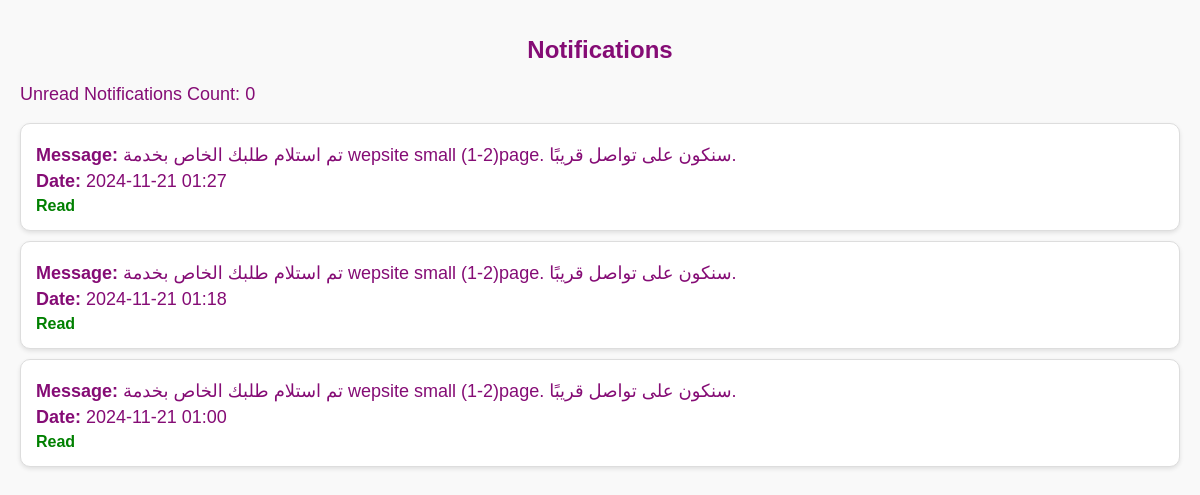
The page /services/notifications/ (signed in) on the database its author committed.
### services/models.py (models this page shows, shortened)
class Notification(models.Model):
    user = models.ForeignKey(
        settings.AUTH_USER_MODEL,  # الإشارة إلى موديل المستخدم
        on_delete=models.CASCADE,
        related_name="notifications"
    )
    message = models.TextField()
    is_read = models.BooleanField(default=False)
    created_at = models.DateTimeField(auto_now_add=True)

### services/views.py (the view)
# urls.py: path("notifications/", views.notifications_view, name="notifications"),
def notifications_view(request):
    notifications = Notification.objects.filter(user=request.user).order_by("-created_at")
    notifications.update(is_read=True)
    notifications_count = Notification.objects.filter(user=request.user, is_read=False).count()
    return render(request, "services/notifications.html", {
        "notifications": notifications,
        "notifications_count": notifications_count,
    })

### services/templates/services/notifications.html (shortened to what this page needs)
<!DOCTYPE html>
<html lang="en">
<head>
</head>
<body>
    <h1>Notifications</h1>
    <p>Unread Notifications Count: {{ notifications_count }}</p>
    <ul>
        {% for notification in notifications %}
            <li>
                <p><strong>Message:</strong> {{ notification.message }}</p>
                <p><strong>Date:</strong> {{ notification.created_at|date:"Y-m-d H:i" }}</p>
                {% if not notification.is_read %}
                    <form action="{% url 'mark_notification_read' notification.id %}" method="post" style="display:inline;">
                        {% csrf_token %}
                        <button type="submit">Mark as Read</button>
                    </form>
                {% else %}
                    <span>Read</span>
                {% endif %}
            </li>
        {% empty %}
            <li>No new notifications.</li>
        {% endfor %}
    </ul>
</body>
</html>

### services/templates/services/notifications.html (style rules this page uses)
body { font-family: Arial, sans-serif; background-color: #f9f9f9; margin: 0; padding: 20px; color: #333; }
h1 { text-align: center; color: rgb(133, 12, 117); margin-bottom: 20px; font-size: 24px; }
p { font-size: 18px; color: rgb(133, 12, 117); }
ul { list-style-type: none; padding: 0; }
li { background-color: white; margin: 10px 0; padding: 15px; border: 1px solid #ddd; border-radius: 10px; box-shadow: 0 2px 4px rgba(0, 0, 0, 0.1); }
li p { margin: 5px 0; }
strong { color: rgb(133, 12, 117); }
span { color: green; font-weight: bold; }

### rows shown on the page
Notification: message "تم استلام طلبك الخاص بخدمة wepsite small (1-2)page. سنكون على تواصل قريبًا.", created_at "2024-11-21 01:27", is_read "Read"
Notification: message "تم استلام طلبك الخاص بخدمة wepsite small (1-2)page. سنكون على تواصل قريبًا.", created_at "2024-11-21 01:18", is_read "Read"
Notification: message "تم استلام طلبك الخاص بخدمة wepsite small (1-2)page. سنكون على تواصل قريبًا.", created_at "2024-11-21 01:00", is_read "Read"

### other values the page prints
{{ notifications_count }} "0"
